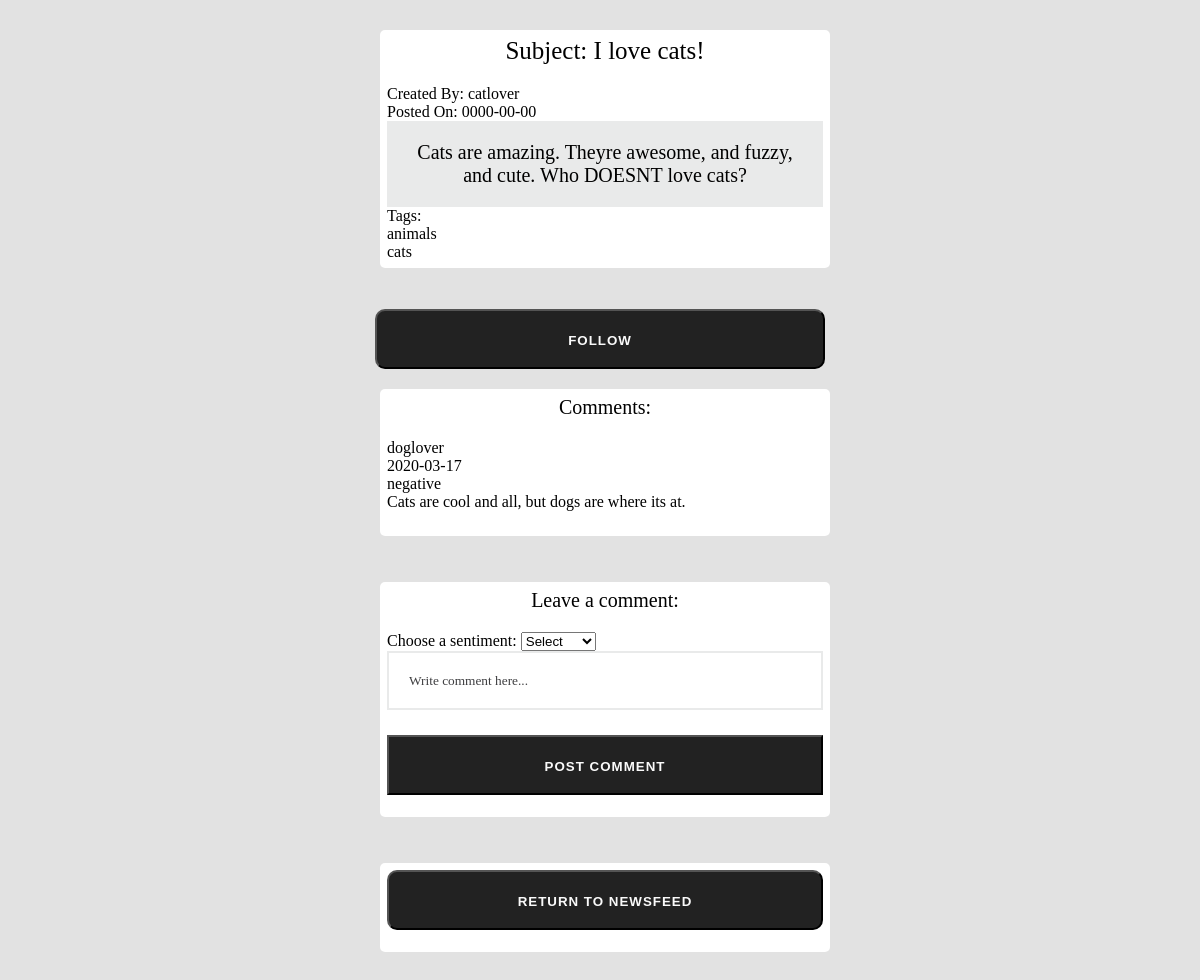
The page /viewBlog.php?blogid=2 on the database as committed earlier.
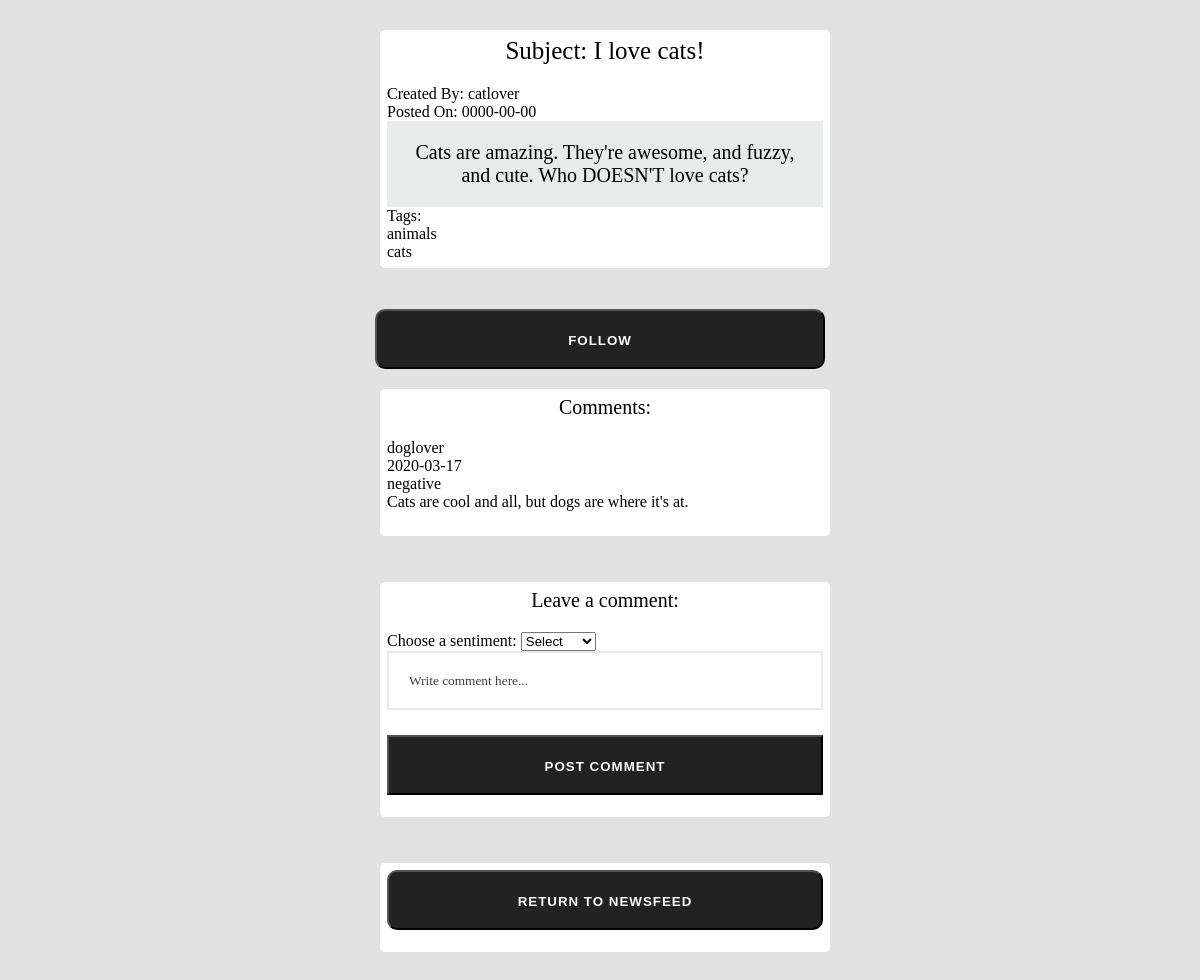
The same page on the database as committed later.
### tables this page shows
CREATE TABLE `blogs` (
  `blogid` int(10) unsigned NOT NULL AUTO_INCREMENT,
  `subject` varchar(50) DEFAULT NULL,
  `description` varchar(250) DEFAULT NULL,
  `pdate` date DEFAULT NULL,
  `created_by` varchar(45) DEFAULT NULL,
  PRIMARY KEY (`blogid`),
  KEY `FK1_idx` (`description`),
  KEY `FK1` (`created_by`),
  CONSTRAINT `FK1` FOREIGN KEY (`created_by`) REFERENCES `userinformation` (`username`)
);

CREATE TABLE `blogstags` (
  `blogid` int(10) unsigned NOT NULL,
  `tag` varchar(20) NOT NULL,
  PRIMARY KEY (`blogid`,`tag`),
  CONSTRAINT `blogstags_ibfk_1` FOREIGN KEY (`blogid`) REFERENCES `blogs` 
(`blogid`)
);

CREATE TABLE `comments` (
  `commentid` int(10) NOT NULL AUTO_INCREMENT,
  `sentiment` varchar(20) DEFAULT NULL,
  `description` varchar(250) DEFAULT NULL,
  `cdate` date DEFAULT NULL,
  `blogid` int(10) unsigned DEFAULT NULL,
  `posted_by` varchar(45) DEFAULT NULL,
  PRIMARY KEY (`commentid`),
  KEY `comments_ibfk_1` (`blogid`),
  KEY `comments_ibfk_2` (`posted_by`),
  CONSTRAINT `comments_ibfk_1` FOREIGN KEY (`blogid`) REFERENCES `blogs` 
(`blogid`),
  CONSTRAINT `comments_ibfk_2` FOREIGN KEY (`posted_by`) REFERENCES `userinformation` 
(`username`),
  CONSTRAINT `sentiment_types` CHECK ((`sentiment` in 
(_utf8mb4'negative',_utf8mb4'positive')))
);

### viewBlog.php (the view, shortened to what this page needs)
<!DOCTYPE html>
<html lang="en">
     <head>
        <link rel="stylesheet" href="styles.css">
     </head>
<body>
<div class="wrapper">
<div class="container">
<div class="newslist">
<?php
   $dbuser = "root";
   $dbpass = "";
   $db = mysqli_connect("127.0.0.1", $dbuser, $dbpass, "users");
   $id = $_GET['blogid'];
   $query = "SELECT * FROM blogs WHERE blogid = '$id';";
   $result = mysqli_query($db, $query);
   while($rows=$result->fetch_assoc())
   { ?>
      <div class="blog-title">Subject: <?php echo $rows['subject'];?></div>
      <div>Created By: <?php echo $rows['created_by'];?></div>
      <div>Posted On: <?php echo $rows['pdate'];?></div>
      <div class="blog-content"><?php echo $rows['description'];?></div>
   <?php
   }
   $query = "SELECT * FROM blogstags WHERE blogid = '$id';";
   $result = mysqli_query($db, $query); ?>
   <p>Tags:</p>
   <?php
   while($rows=$result->fetch_assoc())
   { ?>
      <div><?php echo $rows['tag'];?></div>
   <?php
   }
?>
</div>
<br /> <br />
<?php
$query = "SELECT sentiment, description, cdate, posted_by FROM comments WHERE blogid = '$id';";
$result = mysqli_query($db, $query);
?>
<form method="POST" action= "followPage.php">
<input class="btn" type="submit" value="Follow" >
</form>
<div class="newslist">
<p class="blog-sub">Comments:</p> <?php
while($rows=$result->fetch_assoc())
{ ?>
   <div><?php echo $rows['posted_by'];?></div>
   <div><?php echo $rows['cdate'];?></div>
   <div><?php echo $rows['sentiment'];?></div>
   <div><?php echo $rows['description'];?></div>
   <br />
<?php
}
?>
</div>
<br /> <br />
<div class="newslist">
<div class="blog-sub">Leave a comment:</div>
<form method="post" action="insertComment.php">
   <label for="sentiment">Choose a sentiment:</label>
   <select id="sentiment" name="sentiment">
      <option value="dummy">Select</option>
   </select>
   <br />
   <input type ="text" id="commentdes" class="input" name="commentdes" placeholder="Write comment here..." >
   <input type="submit" value="Post comment">
</form>
</div>
<br /> <br />
<div class="newslist">
   <form method="post" action="newsFeed.php">
   <input type="submit" class="btn" id="returnNewsfeedButton" value="Return to Newsfeed">
</form>
</div>
</div>
</body>
</html>

### styles.css (style rules this page uses)
* { margin: 0; padding: 0; user-select: none; box-sizing: border-box; }
body { font-family:'Poppins'; background: #e2e2e2; font-family: Alef; user-select: none; }
.blog-title { text-align: center; font-size: 25px; padding-bottom: 20px; }
.blog-sub { text-align: center; font-size: 20px; padding-bottom: 20px; }
.blog-content { text-align: center; font-size: 20px; padding: 20px; background: #e9eaea; }
.container { width: 450px; margin: 30px auto; }
.input { width: 100%; padding: 20px; box-sizing: border-box; margin-bottom: 25px; border: 2px solid #e9eaea; color: #3e3e40; outline: none; transform: all 0.5s ease; }
.btn { width: 100%; background: #000000; height: 60px; text-align: center; line-height: 60px; text-transform: uppercase; color: #fff; font-weight: bold; letter-spacing: 1px; cursor: pointer; margin-bottom: 15px; border-radius: 10px; }
input[type=submit] { width: 100%; background: #222222; height: 60px; text-align: center; line-height: 60px; text-transform: uppercase; color: rgb(250, 250, 250); font-weight: bold; letter-spacing: 1px; cursor: pointer; margin-bottom: 15px; }
.newslist { align-items: center; background: #fff; padding: 7px; border:5px; margin:5px; width: 100%; box-sizing: border-box; height: auto; border-radius: 5px; }

Rows that differ between the two databases and show on the page:
changed blogs "I love cats!": description "Cats are amazing. Theyre awesome, and fuzzy, and cute. Who DOESNT love cats?" → "Cats are amazing. They're awesome, and fuzzy, and cute. Who DOESN'T love cats?"
changed comments "doglover": description "Cats are cool and all, but dogs are where its at." → "Cats are cool and all, but dogs are where it's at."
